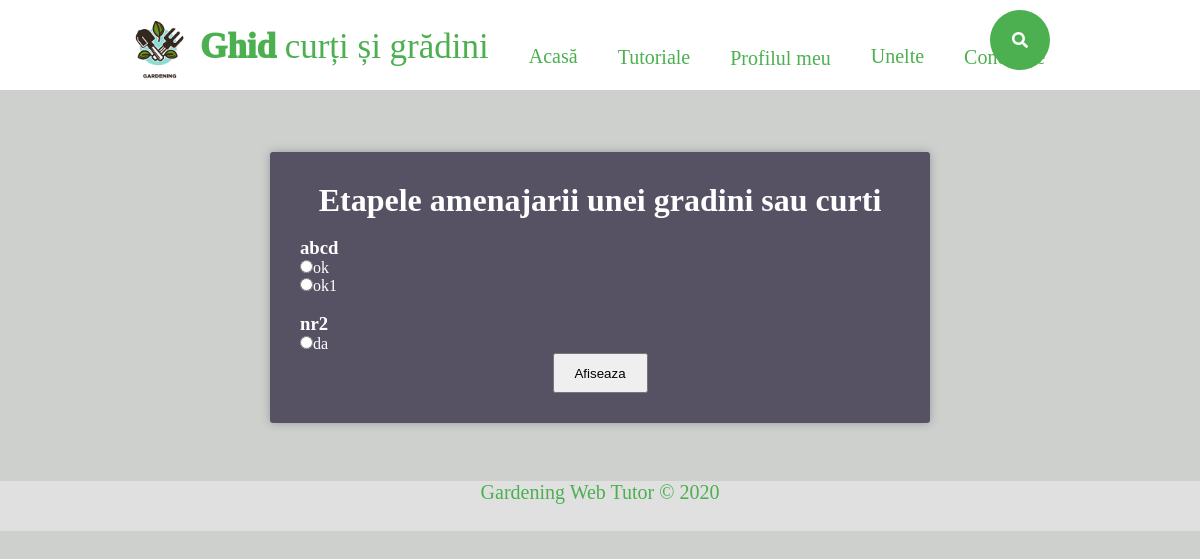
Page /php/quiz.php?quizID=1 on the committed database.
### tables this page shows
CREATE TABLE `questions` (
  `questionID` int(11) NOT NULL,
  `questionString` varchar(50) NOT NULL,
  `answerID` int(11) NOT NULL,
  `quizID` int(11) NOT NULL
);

CREATE TABLE `answers` (
  `answerID` int(11) NOT NULL,
  `answerString` varchar(30) NOT NULL,
  `questionID` int(11) NOT NULL
);

### php/quiz.php (the view, shortened to what this page needs)
<?php
require "header.php";
?>
<head>
    <link rel="stylesheet" type="text/css" href="../style/quiz.css">
</head>
<?php
require 'dbconnection.php';
?>
<body>
<div id="container">
    <h1>Etapele amenajarii unei gradini sau curti</h1>
    <form action="rezultate.php" method="post" id="quiz">
    <div class="quiz">
        <ol>
            <?php
            $quizID = $_GET["quizID"];
            $questions = mysqli_query($conn, "select questionID, questionString from questions where quizID =".$quizID);
            $contor = 1;
            while ($row = mysqli_fetch_array($questions)){
                echo "<li>";
                $rez = mysqli_query($conn, "select answerID, answerString from answers where questionID =".$row["questionID"]);
                echo "<h3>".$row["questionString"]."</h3>";
                while($answer =  mysqli_fetch_array($rez)){
                    echo "<div>";
                    $trans = $row["questionID"].",".$answer["answerID"];
                    echo "<input type=\"radio\" name = \"ans".$contor."\" value = \"".$trans."\""." required/>";
                    echo "<label>".$answer["answerString"]."</label>";
                    echo "</div>";
                }
                echo "</li>";
                $contor++;
            }
            ?>
        </ol>
    </div>
    <input type="submit" class="buton" value="Afiseaza">
    </form>
</div>
</body>
<?php
require "footer.php";
?>

### style/home.css (style rules this page uses)
* { margin:0; padding: 0; list-style: none; text-decoration: none; }
body { max-width: 100%; margin:0; padding:0; background-color: #CED0CE; }

### style/quiz.css (style rules this page uses)
* { margin:0; padding: 0; list-style: none; text-decoration: none; }
body { max-width: 100%; margin:0; padding:0; background-color: #CED0CE; }
h1 { text-align: center; }
.buton { width: 95px; height: 40px; margin-left: 45%; margin-right: 45%; margin: 0 auto; display: block; }
#container { width:50%; margin: 58px auto; padding: 30px 30px; background-color: #565264; border-radius:3px; color: #fff; box-shadow: 0 0 10px 0 #999; }
li { padding-top: 3%; }

### rows in the picture
questions: questionString "abcd"
answers: answerString "ok"
answers: answerString "ok1"
questions: questionString "nr2"
answers: answerString "da"
